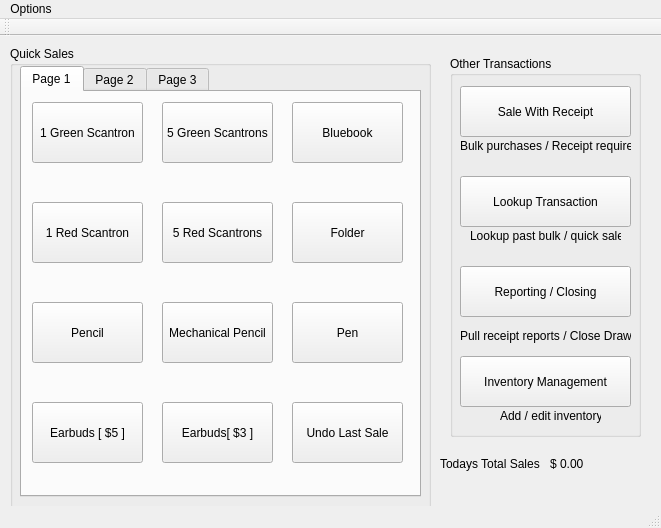
<?xml version="1.0" encoding="UTF-8"?>
<ui version="4.0">
 <class>MainWindow</class>
 <widget class="QMainWindow" name="MainWindow">
  <property name="geometry">
   <rect>
    <x>0</x>
    <y>0</y>
    <width>661</width>
    <height>528</height>
   </rect>
  </property>
  <property name="minimumSize">
   <size>
    <width>661</width>
    <height>513</height>
   </size>
  </property>
  <property name="maximumSize">
   <size>
    <width>1000</width>
    <height>1000</height>
   </size>
  </property>
  <property name="windowTitle">
   <string>IT Sales</string>
  </property>
  <widget class="QWidget" name="centralWidget">
   <widget class="QGroupBox" name="groupBox">
    <property name="geometry">
     <rect>
      <x>10</x>
      <y>10</y>
      <width>421</width>
      <height>481</height>
     </rect>
    </property>
    <property name="title">
     <string>Quick Sales</string>
    </property>
    <widget class="QTabWidget" name="tabWidget">
     <property name="geometry">
      <rect>
       <x>10</x>
       <y>20</y>
       <width>401</width>
       <height>431</height>
      </rect>
     </property>
     <property name="currentIndex">
      <number>0</number>
     </property>
     <widget class="QWidget" name="tab">
      <attribute name="title">
       <string>Page 1</string>
      </attribute>
      <widget class="QPushButton" name="OneFiveDollarEarBuds">
       <property name="geometry">
        <rect>
         <x>10</x>
         <y>310</y>
         <width>111</width>
         <height>61</height>
        </rect>
       </property>
       <property name="text">
        <string>Earbuds [ $5 ]</string>
       </property>
      </widget>
      <widget class="QPushButton" name="OneFolder">
       <property name="geometry">
        <rect>
         <x>270</x>
         <y>110</y>
         <width>111</width>
         <height>61</height>
        </rect>
       </property>
       <property name="text">
        <string>Folder</string>
       </property>
      </widget>
      <widget class="QPushButton" name="OnePencil">
       <property name="geometry">
        <rect>
         <x>10</x>
         <y>210</y>
         <width>111</width>
         <height>61</height>
        </rect>
       </property>
       <property name="text">
        <string>Pencil</string>
       </property>
      </widget>
      <widget class="QPushButton" name="BlueBook">
       <property name="geometry">
        <rect>
         <x>270</x>
         <y>10</y>
         <width>111</width>
         <height>61</height>
        </rect>
       </property>
       <property name="text">
        <string>Bluebook</string>
       </property>
      </widget>
      <widget class="QPushButton" name="OneThreeDollarEarbuds">
       <property name="geometry">
        <rect>
         <x>140</x>
         <y>310</y>
         <width>111</width>
         <height>61</height>
        </rect>
       </property>
       <property name="text">
        <string>Earbuds[ $3 ]</string>
       </property>
      </widget>
      <widget class="QPushButton" name="FiveRedScantrons">
       <property name="geometry">
        <rect>
         <x>140</x>
         <y>110</y>
         <width>111</width>
         <height>61</height>
        </rect>
       </property>
       <property name="text">
        <string>5 Red Scantrons</string>
       </property>
      </widget>
      <widget class="QPushButton" name="OneGreenScantron">
       <property name="geometry">
        <rect>
         <x>10</x>
         <y>10</y>
         <width>111</width>
         <height>61</height>
        </rect>
       </property>
       <property name="text">
        <string>1 Green Scantron</string>
       </property>
      </widget>
      <widget class="QPushButton" name="OnePen">
       <property name="geometry">
        <rect>
         <x>270</x>
         <y>210</y>
         <width>111</width>
         <height>61</height>
        </rect>
       </property>
       <property name="text">
        <string>Pen</string>
       </property>
      </widget>
      <widget class="QPushButton" name="UndoLastSale">
       <property name="geometry">
        <rect>
         <x>270</x>
         <y>310</y>
         <width>111</width>
         <height>61</height>
        </rect>
       </property>
       <property name="text">
        <string>Undo Last Sale</string>
       </property>
      </widget>
      <widget class="QPushButton" name="FiveGreenScantrons">
       <property name="geometry">
        <rect>
         <x>140</x>
         <y>10</y>
         <width>111</width>
         <height>61</height>
        </rect>
       </property>
       <property name="text">
        <string>5 Green Scantrons</string>
       </property>
      </widget>
      <widget class="QPushButton" name="OneRedScantron">
       <property name="geometry">
        <rect>
         <x>10</x>
         <y>110</y>
         <width>111</width>
         <height>61</height>
        </rect>
       </property>
       <property name="text">
        <string>1 Red Scantron</string>
       </property>
      </widget>
      <widget class="QPushButton" name="OneMPencil">
       <property name="geometry">
        <rect>
         <x>140</x>
         <y>210</y>
         <width>111</width>
         <height>61</height>
        </rect>
       </property>
       <property name="text">
        <string>Mechanical Pencil</string>
       </property>
      </widget>
      <widget class="QLabel" name="FiveGreenScantronsLabel">
       <property name="geometry">
        <rect>
         <x>140</x>
         <y>80</y>
         <width>111</width>
         <height>16</height>
        </rect>
       </property>
       <property name="text">
        <string/>
       </property>
      </widget>
      <widget class="QLabel" name="OnePenLabel">
       <property name="geometry">
        <rect>
         <x>270</x>
         <y>280</y>
         <width>111</width>
         <height>16</height>
        </rect>
       </property>
       <property name="text">
        <string/>
       </property>
      </widget>
      <widget class="QLabel" name="FiveRedScantronsLabel">
       <property name="geometry">
        <rect>
         <x>140</x>
         <y>180</y>
         <width>111</width>
         <height>16</height>
        </rect>
       </property>
       <property name="text">
        <string/>
       </property>
      </widget>
      <widget class="QLabel" name="OneGreenScantronLabel">
       <property name="geometry">
        <rect>
         <x>10</x>
         <y>80</y>
         <width>111</width>
         <height>16</height>
        </rect>
       </property>
       <property name="text">
        <string/>
       </property>
      </widget>
      <widget class="QLabel" name="OneRedScantronLabel">
       <property name="geometry">
        <rect>
         <x>10</x>
         <y>180</y>
         <width>111</width>
         <height>16</height>
        </rect>
       </property>
       <property name="text">
        <string/>
       </property>
      </widget>
      <widget class="QLabel" name="OneThreeDollarEarbudsLabel">
       <property name="geometry">
        <rect>
         <x>140</x>
         <y>380</y>
         <width>111</width>
         <height>16</height>
        </rect>
       </property>
       <property name="text">
        <string/>
       </property>
      </widget>
      <widget class="QLabel" name="OneMPencilLabel">
       <property name="geometry">
        <rect>
         <x>140</x>
         <y>280</y>
         <width>111</width>
         <height>16</height>
        </rect>
       </property>
       <property name="text">
        <string/>
       </property>
      </widget>
      <widget class="QLabel" name="OneFiveDollarEarbudsLabel">
       <property name="geometry">
        <rect>
         <x>10</x>
         <y>380</y>
         <width>111</width>
         <height>16</height>
        </rect>
       </property>
       <property name="text">
        <string/>
       </property>
      </widget>
      <widget class="QLabel" name="OnePencilLabel">
       <property name="geometry">
        <rect>
         <x>10</x>
         <y>280</y>
         <width>111</width>
         <height>16</height>
        </rect>
       </property>
       <property name="text">
        <string/>
       </property>
      </widget>
      <widget class="QLabel" name="OneFolderLabel">
       <property name="geometry">
        <rect>
         <x>270</x>
         <y>180</y>
         <width>111</width>
         <height>16</height>
        </rect>
       </property>
       <property name="text">
        <string/>
       </property>
      </widget>
      <widget class="QLabel" name="BlueBookLabel">
       <property name="geometry">
        <rect>
         <x>270</x>
         <y>80</y>
         <width>111</width>
         <height>16</height>
        </rect>
       </property>
       <property name="text">
        <string/>
       </property>
      </widget>
     </widget>
     <widget class="QWidget" name="tab_2">
      <attribute name="title">
       <string>Page 2</string>
      </attribute>
      <widget class="QPushButton" name="Sharpie">
       <property name="geometry">
        <rect>
         <x>10</x>
         <y>10</y>
         <width>111</width>
         <height>61</height>
        </rect>
       </property>
       <property name="text">
        <string>Sharpie</string>
       </property>
      </widget>
      <widget class="QLabel" name="SharpieLabel">
       <property name="geometry">
        <rect>
         <x>10</x>
         <y>80</y>
         <width>111</width>
         <height>16</height>
        </rect>
       </property>
       <property name="text">
        <string/>
       </property>
      </widget>
      <widget class="QLabel" name="EraserLabel">
       <property name="geometry">
        <rect>
         <x>140</x>
         <y>80</y>
         <width>111</width>
         <height>16</height>
        </rect>
       </property>
       <property name="text">
        <string/>
       </property>
      </widget>
      <widget class="QPushButton" name="Eraser">
       <property name="geometry">
        <rect>
         <x>140</x>
         <y>10</y>
         <width>111</width>
         <height>61</height>
        </rect>
       </property>
       <property name="text">
        <string>Eraser</string>
       </property>
      </widget>
      <widget class="QPushButton" name="DryEraseMarker">
       <property name="geometry">
        <rect>
         <x>270</x>
         <y>10</y>
         <width>111</width>
         <height>61</height>
        </rect>
       </property>
       <property name="text">
        <string>Dry Erase Marker</string>
       </property>
      </widget>
      <widget class="QLabel" name="DryEraseMarkerLabel">
       <property name="geometry">
        <rect>
         <x>270</x>
         <y>80</y>
         <width>111</width>
         <height>16</height>
        </rect>
       </property>
       <property name="text">
        <string/>
       </property>
      </widget>
      <widget class="QLabel" name="HighlighterLabel">
       <property name="geometry">
        <rect>
         <x>10</x>
         <y>180</y>
         <width>111</width>
         <height>16</height>
        </rect>
       </property>
       <property name="text">
        <string/>
       </property>
      </widget>
      <widget class="QPushButton" name="Highlighter">
       <property name="geometry">
        <rect>
         <x>10</x>
         <y>110</y>
         <width>111</width>
         <height>61</height>
        </rect>
       </property>
       <property name="text">
        <string>Highlighter</string>
       </property>
      </widget>
      <widget class="QPushButton" name="PaddedEnvelope">
       <property name="geometry">
        <rect>
         <x>270</x>
         <y>210</y>
         <width>111</width>
         <height>61</height>
        </rect>
       </property>
       <property name="text">
        <string>Padded Envelope</string>
       </property>
      </widget>
      <widget class="QLabel" name="PaddedEnvelopeLabel">
       <property name="geometry">
        <rect>
         <x>270</x>
         <y>280</y>
         <width>111</width>
         <height>16</height>
        </rect>
       </property>
       <property name="text">
        <string/>
       </property>
      </widget>
      <widget class="QPushButton" name="UndoLastSale_2">
       <property name="geometry">
        <rect>
         <x>270</x>
         <y>310</y>
         <width>111</width>
         <height>61</height>
        </rect>
       </property>
       <property name="text">
        <string>Undo Last Sale</string>
       </property>
      </widget>
      <widget class="QLabel" name="largeColoredIndexCardsLabel">
       <property name="geometry">
        <rect>
         <x>140</x>
         <y>380</y>
         <width>111</width>
         <height>16</height>
        </rect>
       </property>
       <property name="text">
        <string/>
       </property>
      </widget>
      <widget class="QPushButton" name="LaregeColoredIndexCards">
       <property name="geometry">
        <rect>
         <x>140</x>
         <y>310</y>
         <width>111</width>
         <height>61</height>
        </rect>
       </property>
       <property name="text">
        <string>L CL Index Cards</string>
       </property>
      </widget>
      <widget class="QPushButton" name="PencilRefill">
       <property name="geometry">
        <rect>
         <x>140</x>
         <y>110</y>
         <width>111</width>
         <height>61</height>
        </rect>
       </property>
       <property name="text">
        <string>Pencil Refill</string>
       </property>
      </widget>
      <widget class="QLabel" name="PencilRefillLabel">
       <property name="geometry">
        <rect>
         <x>140</x>
         <y>180</y>
         <width>111</width>
         <height>16</height>
        </rect>
       </property>
       <property name="text">
        <string/>
       </property>
      </widget>
      <widget class="QLabel" name="SmalleColoredIndexCardsLabel">
       <property name="geometry">
        <rect>
         <x>10</x>
         <y>380</y>
         <width>111</width>
         <height>16</height>
        </rect>
       </property>
       <property name="text">
        <string/>
       </property>
      </widget>
      <widget class="QPushButton" name="SmallColoredIndexCards">
       <property name="geometry">
        <rect>
         <x>10</x>
         <y>310</y>
         <width>111</width>
         <height>61</height>
        </rect>
       </property>
       <property name="text">
        <string>CL Index Cards</string>
       </property>
      </widget>
      <widget class="QPushButton" name="LargeRegularIndexCards">
       <property name="geometry">
        <rect>
         <x>140</x>
         <y>210</y>
         <width>111</width>
         <height>61</height>
        </rect>
       </property>
       <property name="text">
        <string>L Index Cards</string>
       </property>
      </widget>
      <widget class="QLabel" name="LargeRegularIndexCardsLabel">
       <property name="geometry">
        <rect>
         <x>140</x>
         <y>280</y>
         <width>111</width>
         <height>16</height>
        </rect>
       </property>
       <property name="text">
        <string/>
       </property>
      </widget>
      <widget class="QPushButton" name="SmallRegularIndexCards">
       <property name="geometry">
        <rect>
         <x>10</x>
         <y>210</y>
         <width>111</width>
         <height>61</height>
        </rect>
       </property>
       <property name="text">
        <string>Index Cards</string>
       </property>
      </widget>
      <widget class="QLabel" name="SmallRegularIndexCardsLabel">
       <property name="geometry">
        <rect>
         <x>10</x>
         <y>280</y>
         <width>111</width>
         <height>16</height>
        </rect>
       </property>
       <property name="text">
        <string/>
       </property>
      </widget>
      <widget class="QPushButton" name="PenInk">
       <property name="geometry">
        <rect>
         <x>270</x>
         <y>110</y>
         <width>111</width>
         <height>61</height>
        </rect>
       </property>
       <property name="text">
        <string>Pen Ink</string>
       </property>
      </widget>
      <widget class="QLabel" name="PenInkLabel">
       <property name="geometry">
        <rect>
         <x>270</x>
         <y>180</y>
         <width>111</width>
         <height>16</height>
        </rect>
       </property>
       <property name="text">
        <string/>
       </property>
      </widget>
     </widget>
     <widget class="QWidget" name="tab_3">
      <attribute name="title">
       <string>Page 3</string>
      </attribute>
      <widget class="QPushButton" name="UndoLastSale_3">
       <property name="geometry">
        <rect>
         <x>270</x>
         <y>310</y>
         <width>111</width>
         <height>61</height>
        </rect>
       </property>
       <property name="text">
        <string>Undo Last Sale</string>
       </property>
      </widget>
      <widget class="QPushButton" name="TapeFlags">
       <property name="geometry">
        <rect>
         <x>10</x>
         <y>10</y>
         <width>111</width>
         <height>61</height>
        </rect>
       </property>
       <property name="text">
        <string>Tape Flags</string>
       </property>
      </widget>
      <widget class="QLabel" name="TapeFlagsLabel">
       <property name="geometry">
        <rect>
         <x>10</x>
         <y>80</y>
         <width>111</width>
         <height>16</height>
        </rect>
       </property>
       <property name="text">
        <string/>
       </property>
      </widget>
     </widget>
    </widget>
   </widget>
   <widget class="QGroupBox" name="groupBox_2">
    <property name="geometry">
     <rect>
      <x>450</x>
      <y>20</y>
      <width>191</width>
      <height>381</height>
     </rect>
    </property>
    <property name="title">
     <string>Other Transactions</string>
    </property>
    <widget class="QPushButton" name="lookupTransactionButton">
     <property name="geometry">
      <rect>
       <x>10</x>
       <y>120</y>
       <width>171</width>
       <height>51</height>
      </rect>
     </property>
     <property name="text">
      <string>Lookup Transaction</string>
     </property>
    </widget>
    <widget class="QPushButton" name="saleButton">
     <property name="geometry">
      <rect>
       <x>10</x>
       <y>30</y>
       <width>171</width>
       <height>51</height>
      </rect>
     </property>
     <property name="text">
      <string>Sale With Receipt</string>
     </property>
    </widget>
    <widget class="QLabel" name="label">
     <property name="geometry">
      <rect>
       <x>10</x>
       <y>80</y>
       <width>171</width>
       <height>20</height>
      </rect>
     </property>
     <property name="text">
      <string>Bulk purchases / Receipt required</string>
     </property>
    </widget>
    <widget class="QLabel" name="label_2">
     <property name="geometry">
      <rect>
       <x>20</x>
       <y>170</y>
       <width>151</width>
       <height>20</height>
      </rect>
     </property>
     <property name="text">
      <string>Lookup past bulk / quick sales</string>
     </property>
    </widget>
    <widget class="QPushButton" name="reportButton">
     <property name="geometry">
      <rect>
       <x>10</x>
       <y>210</y>
       <width>171</width>
       <height>51</height>
      </rect>
     </property>
     <property name="text">
      <string>Reporting / Closing</string>
     </property>
    </widget>
    <widget class="QLabel" name="label_4">
     <property name="geometry">
      <rect>
       <x>10</x>
       <y>270</y>
       <width>171</width>
       <height>20</height>
      </rect>
     </property>
     <property name="text">
      <string>Pull receipt reports / Close Drawer</string>
     </property>
    </widget>
    <widget class="QLabel" name="label_5">
     <property name="geometry">
      <rect>
       <x>50</x>
       <y>350</y>
       <width>101</width>
       <height>20</height>
      </rect>
     </property>
     <property name="text">
      <string>Add / edit inventory</string>
     </property>
    </widget>
    <widget class="QPushButton" name="inventoryManagementButton">
     <property name="geometry">
      <rect>
       <x>10</x>
       <y>300</y>
       <width>171</width>
       <height>51</height>
      </rect>
     </property>
     <property name="text">
      <string>Inventory Management</string>
     </property>
    </widget>
   </widget>
   <widget class="QLabel" name="label_3">
    <property name="geometry">
     <rect>
      <x>440</x>
      <y>420</y>
      <width>101</width>
      <height>16</height>
     </rect>
    </property>
    <property name="text">
     <string>Todays Total Sales : </string>
    </property>
   </widget>
   <widget class="QLabel" name="todaysTotalLabel">
    <property name="geometry">
     <rect>
      <x>550</x>
      <y>420</y>
      <width>101</width>
      <height>16</height>
     </rect>
    </property>
    <property name="text">
     <string>$ 0.00</string>
    </property>
   </widget>
  </widget>
  <widget class="QMenuBar" name="menuBar">
   <property name="geometry">
    <rect>
     <x>0</x>
     <y>0</y>
     <width>661</width>
     <height>21</height>
    </rect>
   </property>
   <widget class="QMenu" name="menuOptions">
    <property name="title">
     <string>Options</string>
    </property>
    <addaction name="actionBook_Charge"/>
   </widget>
   <addaction name="menuOptions"/>
  </widget>
  <widget class="QToolBar" name="mainToolBar">
   <attribute name="toolBarArea">
    <enum>TopToolBarArea</enum>
   </attribute>
   <attribute name="toolBarBreak">
    <bool>false</bool>
   </attribute>
  </widget>
  <widget class="QStatusBar" name="statusBar"/>
  <action name="actionBook_Charge">
   <property name="text">
    <string>Library Charges</string>
   </property>
  </action>
 </widget>
 <layoutdefault spacing="6" margin="11"/>
 <resources/>
 <connections/>
</ui>
